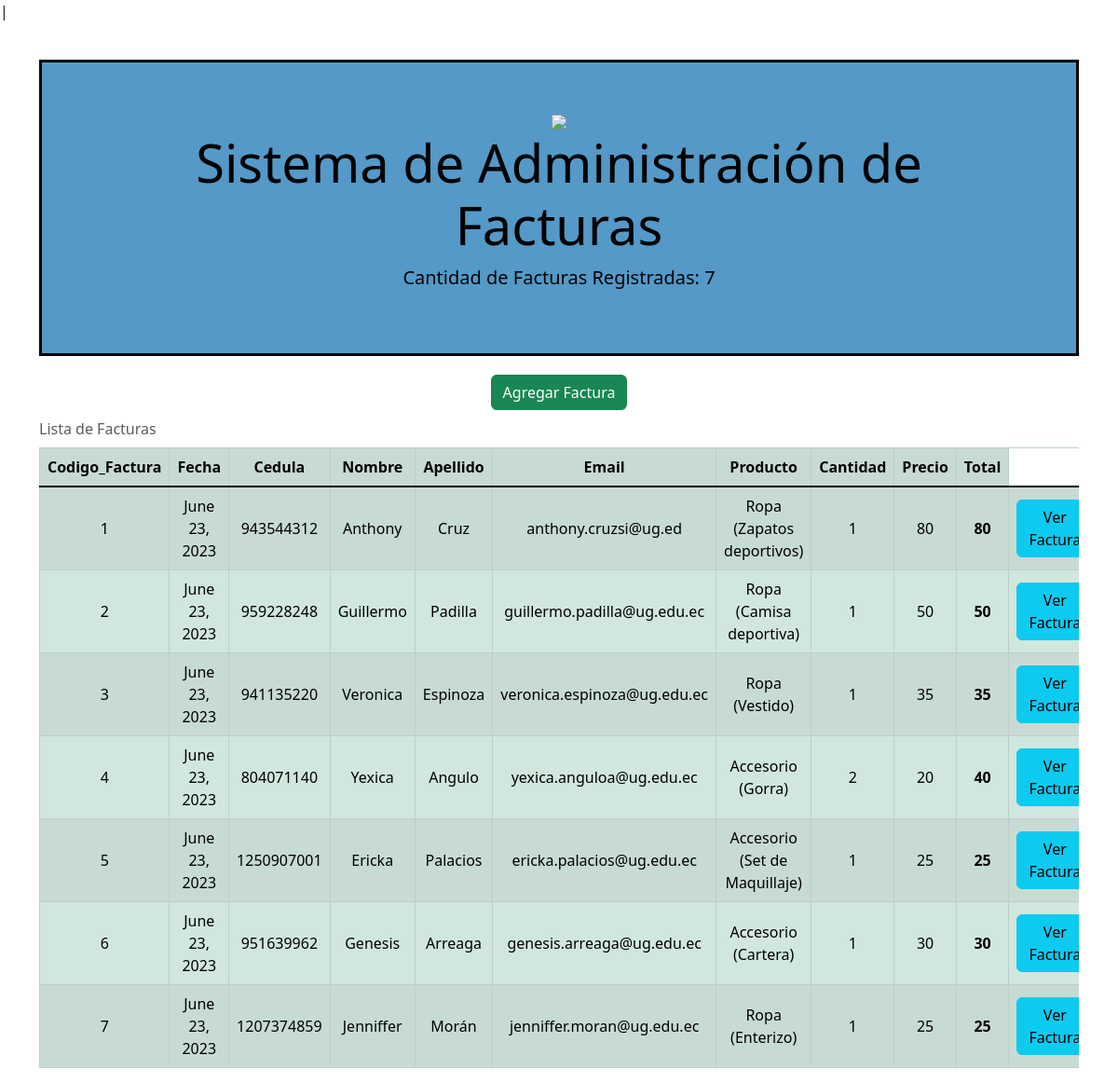
The page / on the database its author committed.
### factura/models.py (models this page shows, shortened)
class Factura(models.Model):
    fecha=models.DateField(null=True)
    cantidad= models.IntegerField(null=True)
    total=models.IntegerField(null=True)
    cliente=models.ForeignKey(Cliente, on_delete=models.SET_NULL, null=True)
    producto=models.ForeignKey(Producto, on_delete=models.SET_NULL, null=True)

class Cliente(models.Model):
    cedula=models.IntegerField(null=True)
    nombre=models.CharField(max_length=20, null=True)
    apellido=models.CharField(max_length=20, null=True)
    email=models.CharField(max_length=50, null=True)
    direccion=models.CharField(max_length=50, null=True)
    telefono=models.IntegerField(null=True)

class Producto(models.Model):
    nombre=models.CharField(max_length=50, null=True)
    precio=models.IntegerField(null=True)

### webapp/views.py (the view)
# urls.py: path('', mostrar_facturas, name='inicio'),
def mostrar_facturas(request):
    cantidad_facturas = Factura.objects.count()
    pagina = loader.get_template('facturas.html')
    lista_facturas = Factura.objects.all()
    datos = {'cantidad': cantidad_facturas, 'facturas': lista_facturas}
    return HttpResponse(pagina.render(datos, request))

### webapp/templates/facturas.html (shortened to what this page needs)
<!DOCTYPE html>
<html>
<head>
    <link href="https://cdn.jsdelivr.net/npm/bootstrap@5.3.0/dist/css/bootstrap.min.css" rel="stylesheet">
</head>
<body>
<div class="container">
    <div class="jumbotron text-center">
        <img src=https://www.zurcherodioraven.com/images/noticias/fact1021.jpg>
        <h1 class="display-4" style="color: black;"><strong>Sistema de Administración de Facturas</strong></h1>
        <p class="lead" style="color: black;"><strong>Cantidad de Facturas Registradas: {{cantidad}}</strong></p>
    </div>
    <div align="center">
        <a class="btn btn-success" href="agregar_factura/">Agregar Factura</a>
    </div>
    <div class="table-responsive">
        <table class="table table-success table-striped table-bordered align-middle caption-top text-center">
            <caption>Lista de Facturas</caption>
            <tr>
                <th>Codigo_Factura</th>
                <th>Fecha</th>
                <th>Cedula</th>
                <th>Nombre</th>
                <th>Apellido</th>
                <th>Email</th>
                <th>Producto</th>
                <th>Cantidad</th>
                <th>Precio</th>
                <th>Total</th>
            </tr>
            <tbody class="table-group-divider">
                {% for factura in facturas %}
                    <tr>
                        <td>{{factura.id}}</td>
                        <td>{{factura.fecha}}</td>
                        <td>{{factura.cliente.cedula}}</td>
                        <td>{{factura.cliente.nombre}}</td>
                        <td>{{factura.cliente.apellido}}</td>
                        <td>{{factura.cliente.email}}</td>
                        <td>{{factura.producto.nombre}}</td>
                        <td>{{factura.cantidad}}</td>
                        <td>{{factura.producto.precio}}</td>
                        <th>{{factura.total}}</th>
                        <td><a class="btn btn-info" href="ver_factura/{{factura.id}}">Ver Factura</a></td>
                    </tr>
                {% endfor %}
            </tbody>
        </table>
    </div>
</div>
</body>
</html>

### webapp/templates/facturas.html (style rules this page uses)
body { background-image: url(https://img.freepik.com/foto-gratis/fondo_53876-32169.jpg); background-repeat: no-repeat; background-size: 100% 100%; }
.container { margin-top:40px; }
.jumbotron { background-color: #5499C7; color: #fff; padding: 50px; margin-bottom: 20px; border: 3px solid black; }

### rows shown on the page
Factura: id "1", fecha "June 23, 2023", cliente.cedula "943544312", cliente.nombre "Anthony", cliente.apellido "Cruz", cliente.email "anthony.cruzsi@ug.ed", producto.nombre "Ropa (Zapatos deportivos)", cantidad "1", producto.precio "80", total "80"
Factura: id "2", fecha "June 23, 2023", cliente.cedula "959228248", cliente.nombre "Guillermo", cliente.apellido "Padilla", cliente.email "guillermo.padilla@ug.edu.ec", producto.nombre "Ropa (Camisa deportiva)", cantidad "1", producto.precio "50", total "50"
Factura: id "3", fecha "June 23, 2023", cliente.cedula "941135220", cliente.nombre "Veronica", cliente.apellido "Espinoza", cliente.email "veronica.espinoza@ug.edu.ec", producto.nombre "Ropa (Vestido)", cantidad "1", producto.precio "35", total "35"
Factura: id "4", fecha "June 23, 2023", cliente.cedula "804071140", cliente.nombre "Yexica", cliente.apellido "Angulo", cliente.email "yexica.anguloa@ug.edu.ec", producto.nombre "Accesorio (Gorra)", cantidad "2", producto.precio "20", total "40"
Factura: id "5", fecha "June 23, 2023", cliente.cedula "1250907001", cliente.nombre "Ericka", cliente.apellido "Palacios", cliente.email "ericka.palacios@ug.edu.ec", producto.nombre "Accesorio (Set de Maquillaje)", cantidad "1", producto.precio "25", total "25"
Factura: id "6", fecha "June 23, 2023", cliente.cedula "951639962", cliente.nombre "Genesis", cliente.apellido "Arreaga", cliente.email "genesis.arreaga@ug.edu.ec", producto.nombre "Accesorio (Cartera)", cantidad "1", producto.precio "30", total "30"
Factura: id "7", fecha "June 23, 2023", cliente.cedula "1207374859", cliente.nombre "Jenniffer", cliente.apellido "Morán", cliente.email "jenniffer.moran@ug.edu.ec", producto.nombre "Ropa (Enterizo)", cantidad "1", producto.precio "25", total "25"

### other values the page prints
{{ cantidad }} "7"
